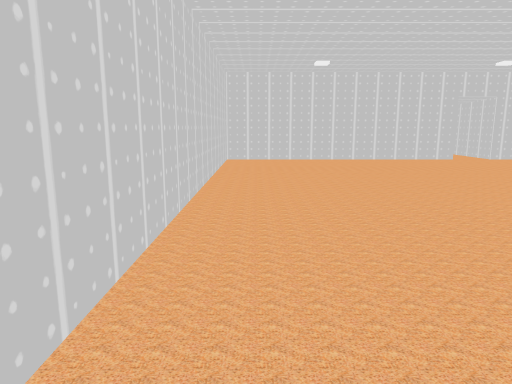
view 1 (above)

15 first-person views from a walk through a scene from a Unity 3-D project. The camera is 1.5 m above the floor, tilts 10° down and sees 70° across. The floor is counted in squares, 1 m on a side. Each view is taken from the middle of a square. On the plan, view 1 faces up. The plan holds only what a view shows up to about 16 squares ahead; the rest is blank. Door leaves are left out, so doorways stand open.

view 2
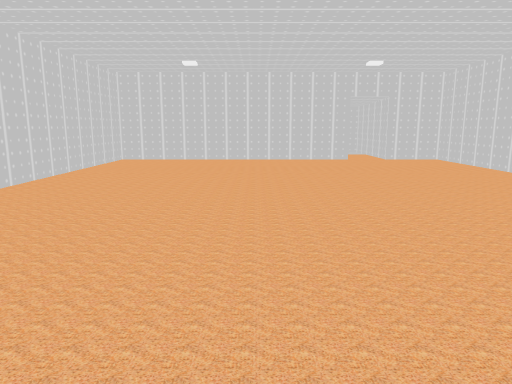

view 3
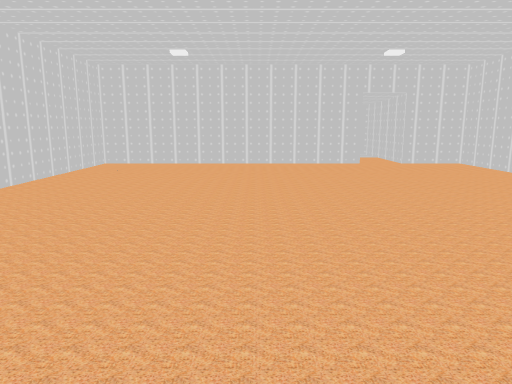

view 4
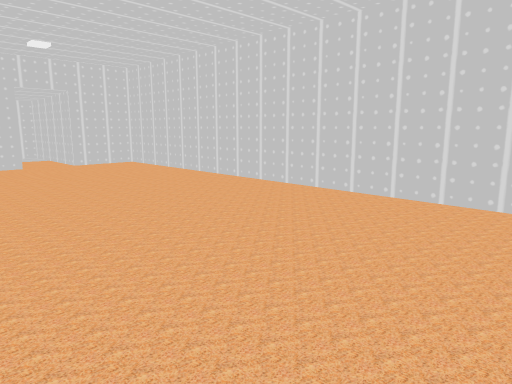

view 5
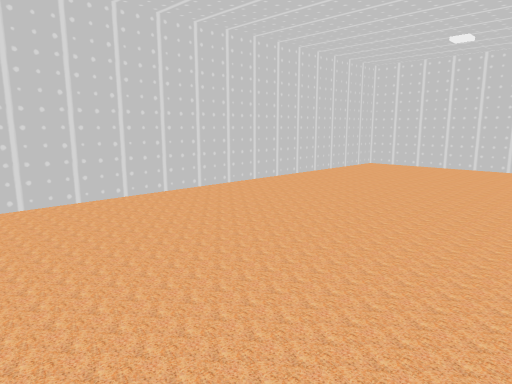

view 6
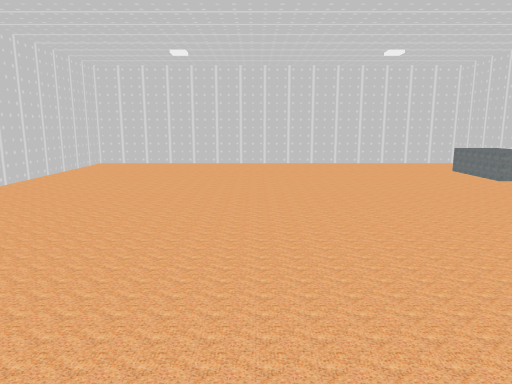

view 7
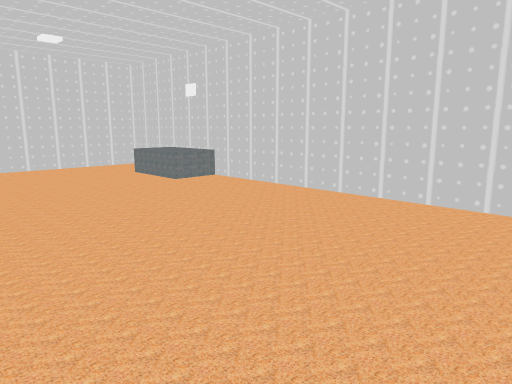

view 8
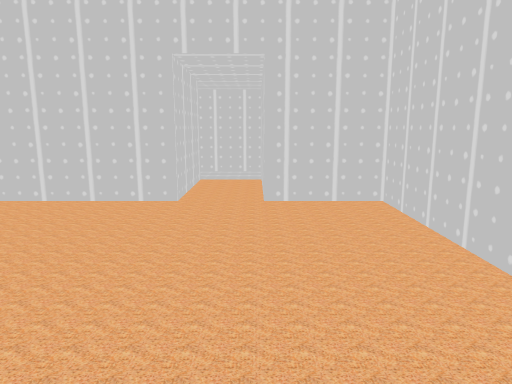

view 9
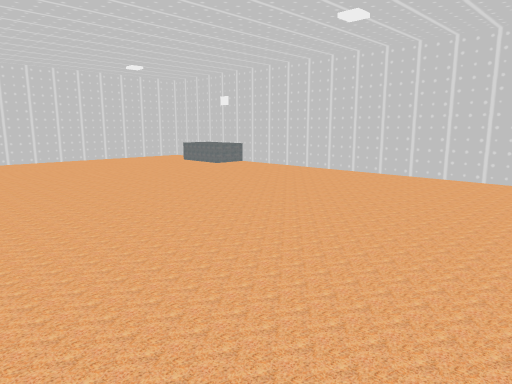

view 10
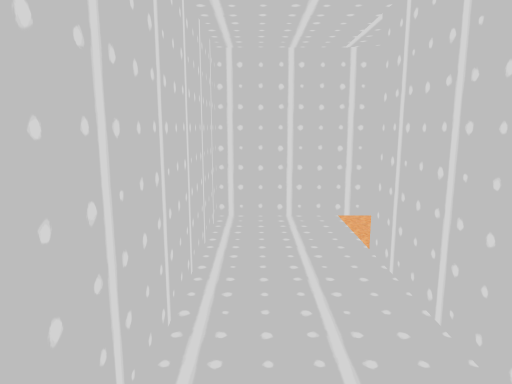

view 11
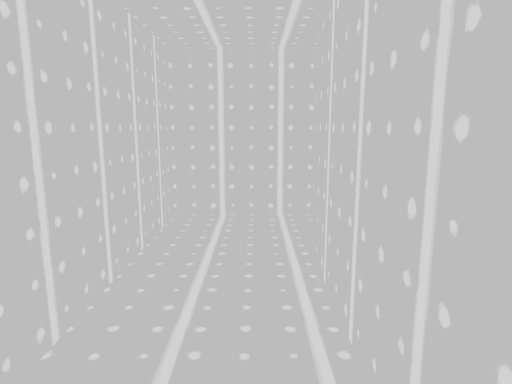

view 12
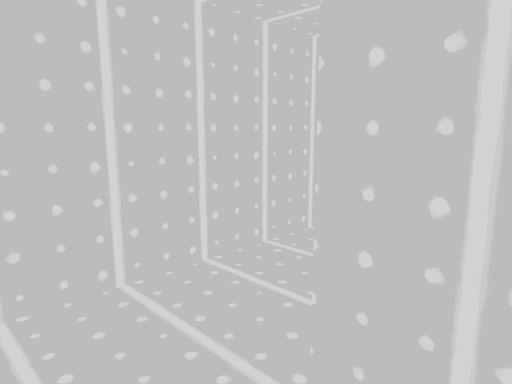

view 13
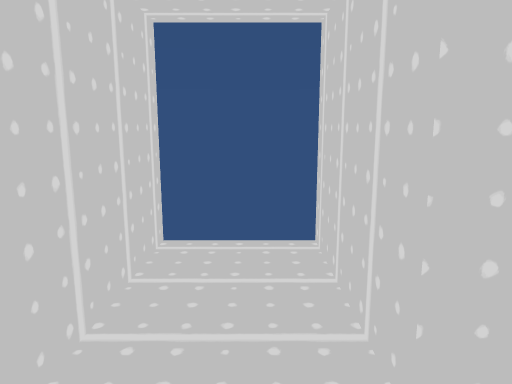

view 14
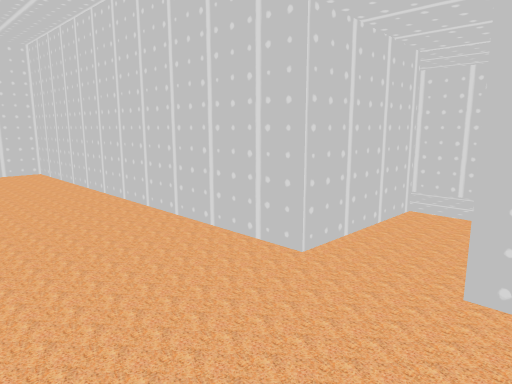

view 15
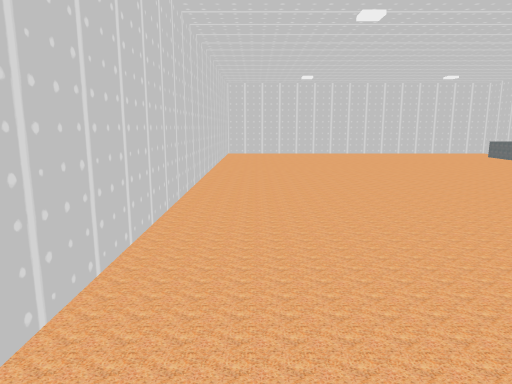

### Floor plan
Ten units are one square. View 1 is at (0, 0); x grows to the right and y downward. Boxes are objects, and circles mark ways between rooms. Rooms are numbered by the first view taken in them; rooms with no view inside come last. Other rooms are left out.
<svg viewBox="-19 -263 160 344">
<path fill="none" stroke="#000" d="M94 -190 94 -174 -14 -174 -14 76 136 76 136 -174 112 -174 112 -191M-14 22 1 22 1 48M112 -191 112 -227 48 -227 48 -258M28 -258 28 -206 94 -206 94 -190"/>
<circle cx="105" cy="-190" r="3" fill="#2a7"/>
<text x="60" y="-50">1</text>
<text x="70" y="-220">2</text>
</svg>
Room 1 opens to room 2.

Where each view was taken, in squares from view 1:
view 1: 0 up, 0 right, facing up
view 2: 0 up, 5 right, facing up
view 3: 2 up, 5 right, facing up
view 4: 2 up, 6 right, facing up-right
view 5: 7 up, 6 right, facing down-right
view 6: 8 up, 7 right, facing down
view 7: 7 up, 6 right, facing down-left
view 8: 10 up, 11 right, facing up
view 9: 10 up, 10 right, facing down-left
view 10: 22 up, 5 right, facing right
view 11: 22 up, 9 right, facing left
view 12: 21 up, 6 right, facing up-left
view 13: 21 up, 4 right, facing up
view 14: 14 up, 12 right, facing up-left
view 15: 14 up, 12 right, facing down
